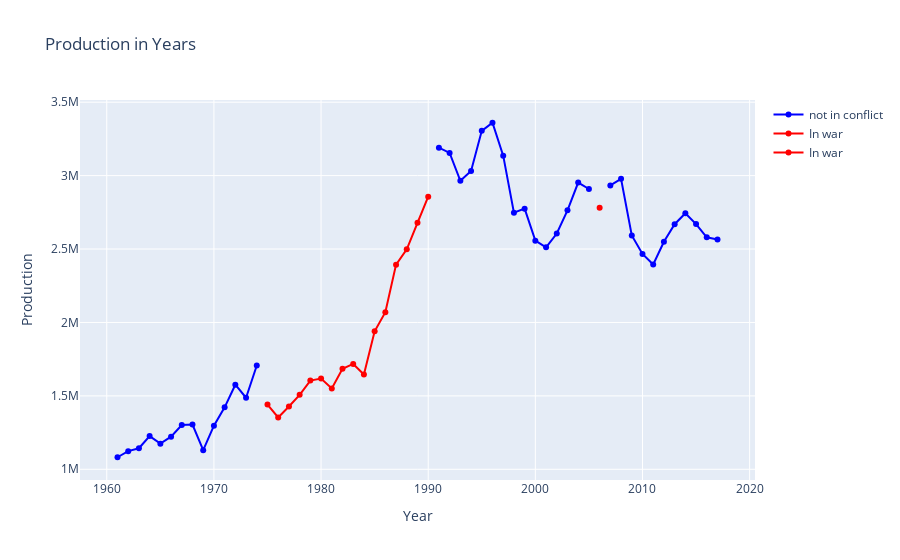

The notebook cell saved with this chart:
### Code cell
fig = go.Figure()

fig.add_trace(go.Scatter( x=prod_no_war["year"], y=prod_no_war["value_crop"],
                    mode='lines+markers',
                    name='not in conflict',
                    hovertext='Not in Conflict',
                    hoverinfo="text",
                    connectgaps=False,
                    line=dict(color='blue', width=2)))

for i in range(len(list_conflicts)):
    prod_war = dfs[i]
    fig.add_trace(go.Scatter( x=prod_war["year"], y=prod_war["value_crop"],
                    mode='lines+markers',
                    name='In war',
                    connectgaps=False,
                    hovertext='In war',
                    hoverinfo="text",
                    line=dict(color='red', width=2)))


fig.update_layout(title='Production in Years',
                   xaxis_title='Year',
                   yaxis_title='Production',
                  )
              
fig.show()

### Figure 1 — Plotly figure (JSON) as saved in the notebook; plotly's stock layout.template omitted (floating-point values rounded to 4 significant figures)
{"data": [{"connectgaps": false, "hoverinfo": "text", "hovertext": "Not in Conflict", "line": {"color": "blue", "width": 2}, "mode": "lines+markers", "name": "not in conflict", "type": "scatter", "x": ["1961-01-01", "1962-01-01", "1963-01-01", "1964-01-01", "1965-01-01", "1966-01-01", "1967-01-01", "1968-01-01", "1969-01-01", "1970-01-01", "1971-01-01", "1972-01-01", "1973-01-01", "1974-01-01", "1975-01-01", "1976-01-01", "1977-01-01", "1978-01-01", "1979-01-01", "1980-01-01", "1981-01-01", "1982-01-01", "1983-01-01", "1984-01-01", "1985-01-01", "1986-01-01", "1987-01-01", "1988-01-01", "1989-01-01", "1990-01-01", "1991-01-01", "1992-01-01", "1993-01-01", "1994-01-01", "1995-01-01", "1996-01-01", "1997-01-01", "1998-01-01", "1999-01-01", "2000-01-01", "2001-01-01", "2002-01-01", "2003-01-01", "2004-01-01", "2005-01-01", "2006-01-01", "2007-01-01", "2008-01-01", "2009-01-01", "2010-01-01", "2011-01-01", "2012-01-01", "2013-01-01", "2014-01-01", "2015-01-01", "2016-01-01", "2017-01-01"], "y": [1082027, 1123471, 1143291, 1225920, 1174548, 1222130, 1301316, 1304833, 1130030, 1296779, 1421886, 1575982, 1487203, 1706556, null, null, null, null, null, null, null, null, null, null, null, null, null, null, null, null, 3190002, 3154568, 2964608, 3031613, 3304977, 3360062, 3135755, 2747076, 2774841, 2557031, 2511455, 2605760, 2763392, 2952553, 2908938, null, 2933188, 2978220, 2592092, 2466275, 2395096, 2549976, 2668916, 2743968, 2669856, 2579943, 2564765]}, {"connectgaps": false, "hoverinfo": "text", "hovertext": "In war", "line": {"color": "red", "width": 2}, "mode": "lines+markers", "name": "In war", "type": "scatter", "x": ["1975-01-01", "1976-01-01", "1977-01-01", "1978-01-01", "1979-01-01", "1980-01-01", "1981-01-01", "1982-01-01", "1983-01-01", "1984-01-01", "1985-01-01", "1986-01-01", "1987-01-01", "1988-01-01", "1989-01-01", "1990-01-01"], "y": [1440545, 1353377, 1427428, 1506924, 1604184, 1617655, 1550622, 1684054, 1717345, 1645310, 1940149, 2069817, 2393676, 2497863, 2678731, 2856243]}, {"connectgaps": false, "hoverinfo": "text", "hovertext": "In war", "line": {"color": "red", "width": 2}, "mode": "lines+markers", "name": "In war", "type": "scatter", "x": ["2006-01-01"], "y": [2781558]}], "layout": {"autosize": true, "title": {"text": "Production in Years"}, "xaxis": {"autorange": true, "range": ["1957-07-06 13:27:51.3661", "2020-06-28 10:32:08.6339"], "title": {"text": "Year"}, "type": "date"}, "yaxis": {"autorange": true, "range": [915200.0, 3527000.0], "title": {"text": "Production"}, "type": "linear"}}}
